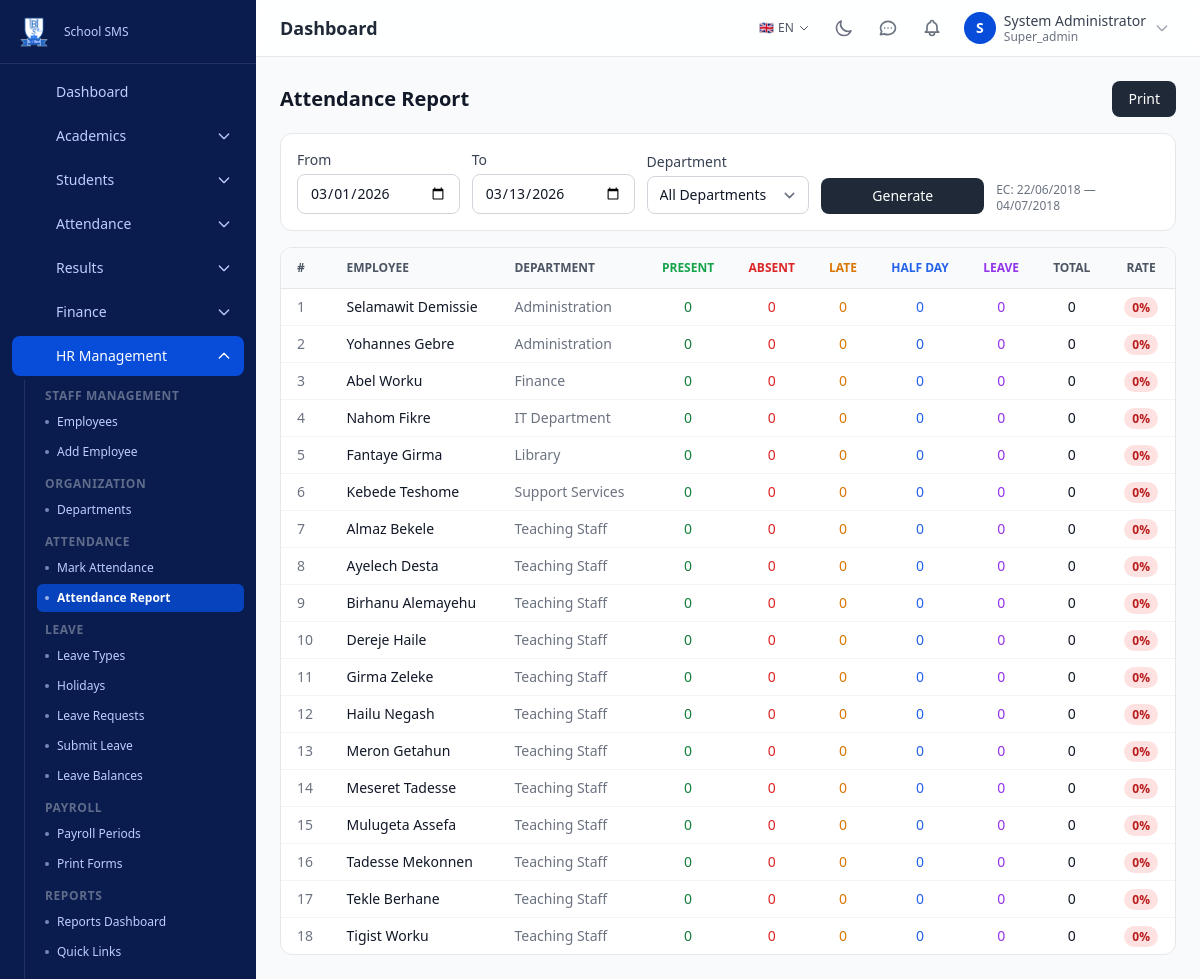
/hr/attendance-report (signed in), run on the app's committed database.
### tables this page shows
CREATE TABLE `hr_employees` (
    `id` BIGINT UNSIGNED NOT NULL AUTO_INCREMENT,
    `employee_id` VARCHAR(20) NOT NULL COMMENT 'Format: EMP-YYYY-XXXX',
    `first_name` VARCHAR(100) NOT NULL,
    `father_name` VARCHAR(100) NOT NULL,
    `grandfather_name` VARCHAR(100) NOT NULL,
    `first_name_am` VARCHAR(100) DEFAULT NULL COMMENT 'First name in Amharic',
    `father_name_am` VARCHAR(100) DEFAULT NULL COMMENT 'Father name in Amharic',
    `grandfather_name_am` VARCHAR(100) DEFAULT NULL COMMENT 'Grandfather name in Amharic',
    `gender` ENUM('male','female') NOT NULL,
    `date_of_birth_ec` VARCHAR(20) DEFAULT NULL COMMENT 'Ethiopian calendar DD/MM/YYYY',
    `date_of_birth_gregorian` DATE DEFAULT NULL,
    `phone` VARCHAR(20) DEFAULT NULL,
    `email` VARCHAR(255) DEFAULT NULL,
    `address` TEXT DEFAULT NULL,
    `emergency_contact_name` VARCHAR(200) DEFAULT NULL,
    `emergency_contact_phone` VARCHAR(20) DEFAULT NULL,
    `photo` VARCHAR(500) DEFAULT NULL,
    `department_id` BIGINT UNSIGNED DEFAULT NULL,
    `position` VARCHAR(100) DEFAULT NULL,
    `qualification` VARCHAR(50) DEFAULT NULL,
    `role` ENUM('teacher','admin','accountant','librarian','support_staff') NOT NULL DEFAULT 'support_staff',
    `employment_type` ENUM('permanent','full_time','contract','part_time','temporary') NOT NULL DEFAULT 'permanent',
    `start_date_ec` VARCHAR(20) DEFAULT NULL COMMENT 'Hire date Ethiopian calendar DD/MM/YYYY',
    `start_date_gregorian` DATE DEFAULT NULL,
    `end_date_ec` VARCHAR(20) DEFAULT NULL,
    `end_date_gregorian` DATE DEFAULT NULL,
    `basic_salary` DECIMAL(12,2) NOT NULL DEFAULT 0.00,
    `transport_allowance` DECIMAL(12,2) NOT NULL DEFAULT 0.00,
    `position_allowance` DECIMAL(12,2) NOT NULL DEFAULT 0.00,
    `other_allowance` DECIMAL(12,2) NOT NULL DEFAULT 0.00,
    `other_deductions` DECIMAL(12,2) NOT NULL DEFAULT 0.00,
    `status` ENUM('active','left','suspended') NOT NULL DEFAULT 'active',
    `tin_number` VARCHAR(30) DEFAULT NULL,
    `pension_number` VARCHAR(50) DEFAULT NULL,
    `national_id` VARCHAR(50) DEFAULT NULL,
    `bank_name` VARCHAR(100) DEFAULT NULL,
    `bank_account` VARCHAR(50) DEFAULT NULL,
    `biometric_id` VARCHAR(50) DEFAULT NULL COMMENT 'For biometric device mapping',
    `fingerprint_registered` TINYINT(1) NOT NULL DEFAULT 0,
    `user_id` BIGINT UNSIGNED DEFAULT NULL COMMENT 'Link to users table if employee has login',
    `created_at` DATETIME NOT NULL DEFAULT CURRENT_TIMESTAMP,
    `updated_at` DATETIME NOT NULL DEFAULT CURRENT_TIMESTAMP ON UPDATE CURRENT_TIMESTAMP,
    `created_by` BIGINT UNSIGNED DEFAULT NULL,
    `updated_by` BIGINT UNSIGNED DEFAULT NULL,
    `deleted_at` DATETIME DEFAULT NULL,
    PRIMARY KEY (`id`),
    UNIQUE KEY `uk_hr_emp_employee_id` (`employee_id`),
    UNIQUE KEY `uk_hr_emp_email` (`email`),
    UNIQUE KEY `uk_hr_emp_tin` (`tin_number`),
    INDEX `idx_hr_emp_department` (`department_id`),
    INDEX `idx_hr_emp_status` (`status`),
    INDEX `idx_hr_emp_role` (`role`),
    INDEX `idx_hr_emp_deleted` (`deleted_at`),
    INDEX `idx_hr_emp_user` (`user_id`),
    CONSTRAINT `fk_hr_emp_dept` FOREIGN KEY (`department_id`) REFERENCES `hr_departments`(`id`) ON DELETE SET NULL,
    CONSTRAINT `fk_hr_emp_creator` FOREIGN KEY (`created_by`) REFERENCES `users`(`id`) ON DELETE SET NULL,
    CONSTRAINT `fk_hr_emp_updater` FOREIGN KEY (`updated_by`) REFERENCES `users`(`id`) ON DELETE SET NULL,
    CONSTRAINT `fk_hr_emp_user` FOREIGN KEY (`user_id`) REFERENCES `users`(`id`) ON DELETE SET NULL
);

CREATE TABLE `hr_departments` (
    `id` BIGINT UNSIGNED NOT NULL AUTO_INCREMENT,
    `name` VARCHAR(100) NOT NULL,
    `code` VARCHAR(20) DEFAULT NULL,
    `head_of_department_id` BIGINT UNSIGNED DEFAULT NULL,
    `description` TEXT DEFAULT NULL,
    `status` ENUM('active','inactive') NOT NULL DEFAULT 'active',
    `created_at` DATETIME NOT NULL DEFAULT CURRENT_TIMESTAMP,
    `updated_at` DATETIME NOT NULL DEFAULT CURRENT_TIMESTAMP ON UPDATE CURRENT_TIMESTAMP,
    `created_by` BIGINT UNSIGNED DEFAULT NULL,
    `updated_by` BIGINT UNSIGNED DEFAULT NULL,
    `deleted_at` DATETIME DEFAULT NULL,
    PRIMARY KEY (`id`),
    UNIQUE KEY `uk_hr_dept_code` (`code`),
    INDEX `idx_hr_dept_status` (`status`),
    INDEX `idx_hr_dept_deleted` (`deleted_at`),
    CONSTRAINT `fk_hr_dept_creator` FOREIGN KEY (`created_by`) REFERENCES `users`(`id`) ON DELETE SET NULL,
    CONSTRAINT `fk_hr_dept_updater` FOREIGN KEY (`updated_by`) REFERENCES `users`(`id`) ON DELETE SET NULL
);

### public/index.php (called while the page is built, shortened)
<?php
require APP_ROOT . '/core/env.php';
require APP_ROOT . '/core/db.php';
require APP_ROOT . '/core/security.php';
require APP_ROOT . '/core/validation.php';
require APP_ROOT . '/core/router.php';
router_dispatch();

### core/validation.php (called while the page is built, shortened)
<?php
function input(string $key, $default = '') {
    $value = $_POST[$key] ?? $_GET[$key] ?? $default;
    if (is_string($value)) {
        return trim($value);
    }
    return $value;
}

### core/security.php (called while the page is built, shortened)
<?php
function e(?string $value): string {
    return htmlspecialchars($value ?? '', ENT_QUOTES | ENT_SUBSTITUTE, 'UTF-8');
}

### core/ethiopian_calendar.php (called while the page is built, shortened)
<?php
function gregorian_to_ec(int $gYear, int $gMonth, int $gDay): array {
    $jdn = gregorian_to_jdn_date($gYear, $gMonth, $gDay);
    $jdnEpoch = 1724221;
    $r = ($jdn - $jdnEpoch);
    $ecYear = intdiv(4 * $r + 3, 1461);
    $dayOfYear = $r - (365 * $ecYear + intdiv($ecYear, 4));
    $ecYear += 1;
    $ecMonth = intdiv($dayOfYear, 30) + 1;
    $ecDay   = ($dayOfYear % 30) + 1;
    return [
        'day'     => $ecDay,
        'month'   => $ecMonth,
        'year'    => $ecYear,
        'date_ec' => sprintf('%02d/%02d/%04d', $ecDay, $ecMonth, $ecYear),
    ];
}
function gregorian_to_jdn_date(int $year, int $month, int $day): int {
    $a = intdiv(14 - $month, 12);
    $y = $year + 4800 - $a;
    $m = $month + 12 * $a - 3;
    return $day
         + intdiv(153 * $m + 2, 5)
         + 365 * $y
         + intdiv($y, 4)
         - intdiv($y, 100)
         + intdiv($y, 400)
         - 32045;
}
function gregorian_str_to_ec(string $gregorianDate): string {
    $parts = explode('-', $gregorianDate);
    $ec = gregorian_to_ec((int)$parts[0], (int)$parts[1], (int)$parts[2]);
    return $ec['date_ec'];
}

### core/db.php (called while the page is built, shortened)
<?php
function db_connect(): PDO {
    static $pdo = null;
    if ($pdo === null) {
        $dsn = sprintf(
            'mysql:host=%s;port=%s;dbname=%s;charset=%s',
            DB_HOST,
            DB_PORT,
            DB_NAME,
            DB_CHARSET
        );
        try {
            $pdo = new PDO($dsn, DB_USER, DB_PASS, DB_OPTIONS);
        } catch (PDOException $e) {
            error_log('Database connection failed: ' . $e->getMessage());
            if (APP_DEBUG) {
                die('Database connection failed: ' . htmlspecialchars($e->getMessage()));
            }
            die('A database error occurred. Please try again later.');
        }
    }
    return $pdo;
}
function db_query(string $sql, array $params = []): PDOStatement {
    $pdo = db_connect();
    $stmt = $pdo->prepare($sql);
    $stmt->execute($params);
    return $stmt;
}
function db_fetch_all(string $sql, array $params = []): array {
    return db_query($sql, $params)->fetchAll();
}

### modules/hr/views/attendance_report.php (the view, shortened to what this page needs)
<?php
require_once APP_ROOT . '/core/ethiopian_calendar.php';
$from   = input('from') ?: date('Y-m-01');
$to     = input('to') ?: date('Y-m-d');
$deptId = input_int('department_id');
$params = [$from, $to];
$report = db_fetch_all(
    "SELECT e.id, e.employee_id, e.first_name, e.father_name, d.name AS department_name,
            SUM(a.status = 'present') AS present_days,
            SUM(a.status = 'absent') AS absent_days,
            SUM(a.status = 'late') AS late_days,
            SUM(a.status = 'half_day') AS half_days,
            SUM(a.status = 'leave') AS leave_days,
            COUNT(a.id) AS total_days
     FROM hr_employees e
     LEFT JOIN hr_attendance a ON a.employee_id = e.id AND a.date_gregorian BETWEEN ? AND ?
     LEFT JOIN hr_departments d ON e.department_id = d.id
     WHERE e.deleted_at IS NULL AND e.status = 'active' " . ($deptId ? "AND e.department_id = ?" : "") . "
     GROUP BY e.id
     ORDER BY d.name, e.first_name",
    $params
);
$ecFrom = gregorian_str_to_ec($from);
$ecTo   = gregorian_str_to_ec($to);
?>
<div class="space-y-4">
    <div class="flex items-center justify-between">
        <h1 class="text-xl font-bold text-gray-900 dark:text-dark-text">Attendance Report</h1>
        <button onclick="window.print()" class="px-4 py-2 bg-gray-800 text-white text-sm rounded-lg hover:bg-gray-900 font-medium print:hidden">Print</button>
    </div>
    <form method="GET" action="<?= url('hr', 'attendance-report') ?>" class="bg-white dark:bg-dark-card rounded-xl border border-gray-200 dark:border-dark-border p-4 print:hidden">
        <div class="grid grid-cols-1 sm:grid-cols-5 gap-3 items-end">
            <div>
                <label class="block text-sm font-medium text-gray-700 dark:text-dark-muted mb-1">From</label>
                <input type="date" name="from" value="<?= e($from) ?>"
                       class="w-full px-3 py-2 border border-gray-300 dark:border-dark-border rounded-lg text-sm bg-white dark:bg-dark-card dark:text-dark-text">
            </div>
            <div>
                <label class="block text-sm font-medium text-gray-700 dark:text-dark-muted mb-1">To</label>
                <input type="date" name="to" value="<?= e($to) ?>"
                       class="w-full px-3 py-2 border border-gray-300 dark:border-dark-border rounded-lg text-sm bg-white dark:bg-dark-card dark:text-dark-text">
            </div>
            <div>
                <label class="block text-sm font-medium text-gray-700 dark:text-dark-muted mb-1">Department</label>
                <select name="department_id" class="w-full px-3 py-2 border border-gray-300 dark:border-dark-border rounded-lg text-sm bg-white dark:bg-dark-card dark:text-dark-text">
                    <option value="">All Departments</option>
                </select>
            </div>
            <button type="submit" class="px-4 py-2 bg-gray-800 text-white text-sm rounded-lg hover:bg-gray-900 font-medium">Generate</button>
            <p class="text-xs text-gray-500 dark:text-dark-muted">EC: <?= e($ecFrom) ?> — <?= e($ecTo) ?></p>
        </div>
    </form>
    <div class="bg-white dark:bg-dark-card rounded-xl border border-gray-200 dark:border-dark-border overflow-hidden">
        <div class="overflow-x-auto">
            <table class="min-w-full divide-y divide-gray-200 dark:divide-dark-border">
                <thead class="bg-gray-50 dark:bg-dark-bg">
                    <tr>
                        <th class="px-4 py-3 text-left text-xs font-semibold text-gray-600 dark:text-dark-muted uppercase">#</th>
                        <th class="px-4 py-3 text-left text-xs font-semibold text-gray-600 dark:text-dark-muted uppercase">Employee</th>
                        <th class="px-4 py-3 text-left text-xs font-semibold text-gray-600 dark:text-dark-muted uppercase">Department</th>
                        <th class="px-4 py-3 text-center text-xs font-semibold text-green-600 uppercase">Present</th>
                        <th class="px-4 py-3 text-center text-xs font-semibold text-red-600 uppercase">Absent</th>
                        <th class="px-4 py-3 text-center text-xs font-semibold text-amber-600 uppercase">Late</th>
                        <th class="px-4 py-3 text-center text-xs font-semibold text-blue-600 uppercase">Half Day</th>
                        <th class="px-4 py-3 text-center text-xs font-semibold text-purple-600 uppercase">Leave</th>
                        <th class="px-4 py-3 text-center text-xs font-semibold text-gray-600 dark:text-dark-muted uppercase">Total</th>
                        <th class="px-4 py-3 text-center text-xs font-semibold text-gray-600 dark:text-dark-muted uppercase">Rate</th>
                    </tr>
                </thead>
                <tbody class="divide-y divide-gray-100 dark:divide-dark-border">
                    <?php if (empty($report)): ?>
                    <tr><td colspan="10" class="px-4 py-8 text-center text-gray-400">No data for the selected period.</td></tr>
                    <?php else: $n = 0; foreach ($report as $r): $n++;
                        $rate = $r['total_days'] > 0 ? round(($r['present_days'] / $r['total_days']) * 100) : 0;
                    ?>
                    <tr class="hover:bg-gray-50 dark:hover:bg-dark-bg">
                        <td class="px-4 py-2 text-sm text-gray-500"><?= $n ?></td>
                        <td class="px-4 py-2 text-sm font-medium text-gray-900 dark:text-dark-text"><?= e($r['first_name'] . ' ' . $r['father_name']) ?></td>
                        <td class="px-4 py-2 text-sm text-gray-500 dark:text-dark-muted"><?= e($r['department_name'] ?? '—') ?></td>
                        <td class="px-4 py-2 text-sm text-center font-medium text-green-700"><?= (int)$r['present_days'] ?></td>
                        <td class="px-4 py-2 text-sm text-center font-medium text-red-600"><?= (int)$r['absent_days'] ?></td>
                        <td class="px-4 py-2 text-sm text-center font-medium text-amber-600"><?= (int)$r['late_days'] ?></td>
                        <td class="px-4 py-2 text-sm text-center font-medium text-blue-600"><?= (int)$r['half_days'] ?></td>
                        <td class="px-4 py-2 text-sm text-center font-medium text-purple-600"><?= (int)$r['leave_days'] ?></td>
                        <td class="px-4 py-2 text-sm text-center font-medium text-gray-900 dark:text-dark-text"><?= (int)$r['total_days'] ?></td>
                        <td class="px-4 py-2 text-sm text-center">
                            <span class="px-2 py-0.5 rounded-full text-xs font-semibold <?= $rate >= 80 ? 'bg-green-100 text-green-700' : ($rate >= 60 ? 'bg-amber-100 text-amber-700' : 'bg-red-100 text-red-700') ?>">
                                <?= $rate ?>%
                            </span>
                        </td>
                    </tr>
                    <?php endforeach; endif; ?>
                </tbody>
            </table>
        </div>
    </div>
</div>
<?php
require APP_ROOT . '/templates/layout.php';

### public/assets/css/app.css (style rules this page uses)
tbody tr { transition: background-color 0.15s ease; }
select { background-color: #fff; background-position: right 0.5rem center; background-repeat: no-repeat; background-size: 1.5em 1.5em; padding-right: 2.5rem; color: #374151; -webkit-appearance: none; -moz-appearance: none; appearance: none; }

### data on the page
hr_employees: first_name+father_name "Selamawit Demissie", department.name "Administration", present_days "0", absent_days "0", late_days "0", half_days "0", leave_days "0", total_days "0", rate "0"
hr_employees: first_name+father_name "Yohannes Gebre", department.name "Administration", present_days "0", absent_days "0", late_days "0", half_days "0", leave_days "0", total_days "0", rate "0"
hr_employees: first_name+father_name "Abel Worku", department.name "Finance", present_days "0", absent_days "0", late_days "0", half_days "0", leave_days "0", total_days "0", rate "0"
hr_employees: first_name+father_name "Nahom Fikre", department.name "IT Department", present_days "0", absent_days "0", late_days "0", half_days "0", leave_days "0", total_days "0", rate "0"
hr_employees: first_name+father_name "Fantaye Girma", department.name "Library", present_days "0", absent_days "0", late_days "0", half_days "0", leave_days "0", total_days "0", rate "0"
hr_employees: first_name+father_name "Kebede Teshome", department.name "Support Services", present_days "0", absent_days "0", late_days "0", half_days "0", leave_days "0", total_days "0", rate "0"
hr_employees: first_name+father_name "Almaz Bekele", department.name "Teaching Staff", present_days "0", absent_days "0", late_days "0", half_days "0", leave_days "0", total_days "0", rate "0"
hr_employees: first_name+father_name "Ayelech Desta", department.name "Teaching Staff", present_days "0", absent_days "0", late_days "0", half_days "0", leave_days "0", total_days "0", rate "0"
hr_employees: first_name+father_name "Birhanu Alemayehu", department.name "Teaching Staff", present_days "0", absent_days "0", late_days "0", half_days "0", leave_days "0", total_days "0", rate "0"
hr_employees: first_name+father_name "Dereje Haile", department.name "Teaching Staff", present_days "0", absent_days "0", late_days "0", half_days "0", leave_days "0", total_days "0", rate "0"
hr_employees: first_name+father_name "Girma Zeleke", department.name "Teaching Staff", present_days "0", absent_days "0", late_days "0", half_days "0", leave_days "0", total_days "0", rate "0"
hr_employees: first_name+father_name "Hailu Negash", department.name "Teaching Staff", present_days "0", absent_days "0", late_days "0", half_days "0", leave_days "0", total_days "0", rate "0"
hr_employees: first_name+father_name "Meron Getahun", department.name "Teaching Staff", present_days "0", absent_days "0", late_days "0", half_days "0", leave_days "0", total_days "0", rate "0"
hr_employees: first_name+father_name "Meseret Tadesse", department.name "Teaching Staff", present_days "0", absent_days "0", late_days "0", half_days "0", leave_days "0", total_days "0", rate "0"
hr_employees: first_name+father_name "Mulugeta Assefa", department.name "Teaching Staff", present_days "0", absent_days "0", late_days "0", half_days "0", leave_days "0", total_days "0", rate "0"
hr_employees: first_name+father_name "Tadesse Mekonnen", department.name "Teaching Staff", present_days "0", absent_days "0", late_days "0", half_days "0", leave_days "0", total_days "0", rate "0"
hr_employees: first_name+father_name "Tekle Berhane", department.name "Teaching Staff", present_days "0", absent_days "0", late_days "0", half_days "0", leave_days "0", total_days "0", rate "0"
hr_employees: first_name+father_name "Tigist Worku", department.name "Teaching Staff", present_days "0", absent_days "0", late_days "0", half_days "0", leave_days "0", total_days "0", rate "0"

### other printed values
$item['label'] "Dashboard"
$item['label'] "Academics"
$item['label'] "Students"
$item['label'] "Attendance"
$item['label'] "Results"
$item['label'] "Finance"
$item['label'] "HR Management"
$groupLabel "STAFF MANAGEMENT"
$child['label'] "Employees"
$child['label'] "Add Employee"
$groupLabel "ORGANIZATION"
$child['label'] "Departments"
$groupLabel "ATTENDANCE"
$child['label'] "Mark Attendance"
$child['label'] "Attendance Report"
